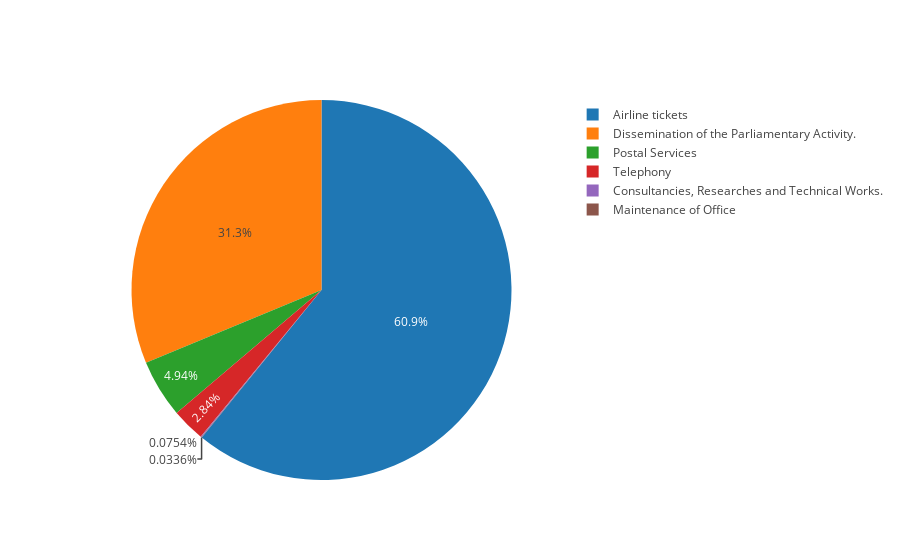

Here is the notebook cell this chart was saved with:
### Markdown cell above
**Distribution of paid services**

### Code cell
labels = deputy_data.groupby(['receipt_description'])['receipt_value'].sum().index
values = deputy_data.groupby(['receipt_description'])['receipt_value'].sum().values

trace = go.Pie(labels=labels, values=values)
iplot([trace], filename='basic_pie_chart')

### Figure 1 — Plotly figure (JSON) as saved in the notebook; plotly's stock layout.template omitted (floating-point values rounded to 4 significant figures)
{"data": [{"labels": ["Airline tickets", "Consultancies, Researches and Technical Works.", "Dissemination of the Parliamentary Activity.", "Maintenance of Office", "Postal Services", "Telephony"], "values": [1880499, 2330, 966000, 1038, 152569, 87744], "type": "pie", "uid": "c6e34ea8-da1c-11e8-97e7-b399b4a3be3a"}], "layout": {}}
